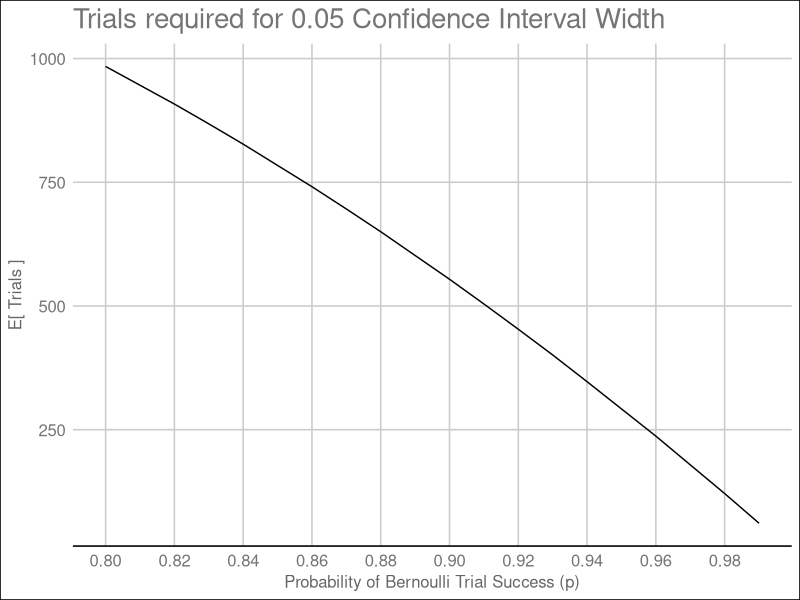

This figure's R source:
library(tidyverse)
library(ggthemes)

probs <- seq(0.50, 0.99, 0.01)
N     <- seq(50, 1000, 1)
runs  <- seq(200, 800, 100)

# for a given p, N - what is the expected width of a 95% CI?

width_func <- function(p, N) {
  std_dev <- sqrt(p * (1-p))
  z <- qnorm(.975) # 95% CI
  width <- 2 * z * std_dev/sqrt(N)
  return(width)
}

df <- expand.grid(N, probs)
names(df) <- c("N", "P")

df <- df %>%
  mutate(width = width_func(.$P, .$N))


min.df <- df %>%
  filter(width <= 0.05) %>%
  group_by(P) %>%
  summarise(min_runs = min(N))

min.df %>%
  ggplot(aes(x = P, y = min_runs)) +
  geom_line() +
  scale_color_gdocs() +
  theme_gdocs() +
  scale_x_continuous(breaks = seq(0.8, 1, 0.02)) +
  labs(
    title = "Trials required for 0.05 Confidence Interval Width",
    x = "Probability of Bernoulli Trial Success (p)",
    y = "E[ Trials ]"
  )
  


# df %>%
#   filter(N %in% runs) %>%
#   ggplot(aes(x = P, y = width, color = factor(N))) +
#   geom_line() +
#   scale_color_gdocs() +
#   theme_gdocs() +
#   labs(
#     title = "Confidence Interval Widths for Bernoulli Trials",
#     x = "Probability of Bernoulli Trial Success (p)",
#     y = "E[ Width of 95% Confidence Interval ]",
#     color = "N (Trials)"
#   )
